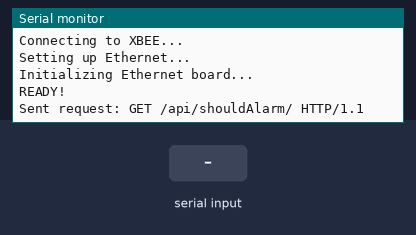
Bench run of a sketch on a simulated Arduino Uno, built with avr-gcc and run on an emulated ATmega328P. Parts: the last lines printed to the serial monitor. Inputs (shaded band) come from the test bench. WiFi joins after 1.5 s; servers stay silent unless stated; uploads are accepted with an empty reply.

Above: at 3.7 s.
3.8 s: "?\n" received over the second serial link
At 4.16 s:
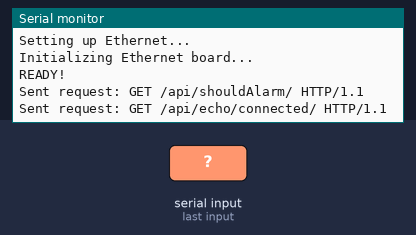
5.5 s: ">\n" received over the second serial link
At 6.3 s:
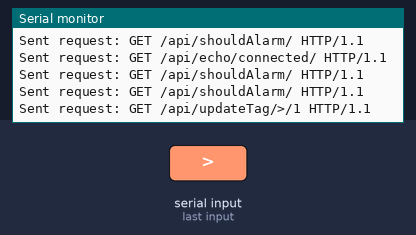
7.3 s: "1\n" received over the second serial link
At 8.0 s:
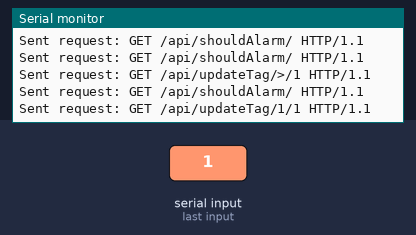

Measured:
- after the input at 3.8 s, the serial monitor: prints a new line after 0.20 s (image 1)
- after the input at 5.5 s, the serial monitor: prints a new line after 0.31 s (image 2)
- after the input at 7.3 s, the serial monitor: prints a new line after 0.20 s (image 3)

The sketch:

CentralNodeUno.ino
```cpp
#include <SPI.h>
#include <Ethernet.h>
#include <SoftwareSerial.h>

#define ALARM_FREQ 	1000	//How often an alarm check is polled (in ms)
#define TIMEOUT 	500		//Timeout for API requests (in ms)

#define URL "www.cyclesentry.xyz"
#define PORT 80

// Enter a MAC address for your controller below.
// Newer Ethernet shields have a MAC address printed on a sticker on the shield
byte mac[] = { 0xDE, 0xAD, 0xBE, 0xEF, 0xFE, 0xED };
char server[] = URL;    // name address for server (using DNS)

// Set the static IP address to use if the DHCP fails to assign
IPAddress ip(159, 203, 112, 6);	//Not sure if this is correct!

// Initialize the Ethernet client library
// with the IP address and port of the server
// that you want to connect to (port 80 is default for HTTP):
EthernetClient client;
SoftwareSerial xbeeSerial(2, 3); // RX, TX


boolean stringComplete = false;  //Whether the string is complete
String incoming = "";			 //Holds the incoming string

unsigned long lastAlarmTime;	 //Last time the alarm check was polled.

void setup() {

  // Open serial communications and wait for port to open:
  lastAlarmTime = millis();

  Serial.begin(9600);
  Serial.println("Connecting to USB...");

  Serial.println("Connecting to XBEE...");
  xbeeSerial.begin(9600);


  Serial.println("Setting up Ethernet...");
  // start the Ethernet connection:
  if (Ethernet.begin(mac) == 0) {
    Serial.println("Failed to configure Ethernet using DHCP");
    // try to congifure using IP address instead of DHCP:
    Ethernet.begin(mac, ip);
  }

  Serial.println("Initializing Ethernet board...");
  // give the Ethernet shield a second to initialize:
  delay(1000);


  Serial.println("READY!");	//Pronounced in a high-pitched Japanese voice.

}


void loop() {

  /*if (xbeeSerial.available()) {
    String foo = xbeeSerial.readString();
    Serial.println("Received string: " + foo);
    //makeRequest("GET /api/echo/" + foo, true);
  }*/

  //Check for data from xbee
  while(xbeeSerial.available() > 0){
    char next = xbeeSerial.read();
    if(next == '\n'){	//New line indiactes end of message
      stringComplete = true;
      break;
    }

    else
      incoming += next;

  }

  //Check for alarm update if enough time has passed.
  if(millis()- lastAlarmTime > ALARM_FREQ){
	  char alarmChar = makeRequest("GET /api/shouldAlarm/ HTTP/1.1", true);
	  xbeeSerial.print(alarmChar);
	  Serial.println(alarmChar);
	  lastAlarmTime = millis();
  }

  //Handle a string completion event
  if (stringComplete) {
	stringComplete = false;
	if(incoming.charAt(0)== '?'){
		char connectionChar = makeRequest("GET /api/echo/connected/ HTTP/1.1");
		if(connectionChar == 0){
			xbeeSerial.print('Y');
		}
		else
			xbeeSerial.print('N');

		incoming = "";
		return;
	}

    //Serial.println(incoming + "-END");
	//Set Location
	String locIn = "1";
	String locOut = "-1";
	String loc = "0";
	if(incoming.charAt(10) == '>')
		loc = locOut;
	else
		loc = locIn;

	makeRequest("GET /api/updateTag/" + incoming.substring(0,10)+ "/" + loc + " HTTP/1.1", true);
	//makeRequest("GET /api/echo/" + incoming.substring(0,10)+ " HTTP/1.1", true);
	//makeRequest("GET /api/echo/aaa HTTP/1.1", true);
    // clear the string:
    incoming = "";

  }

  //Get from USB
  /*if(Serial.available()){
    String foo = Serial.readString();
    String newStr = "GET /api/updateTag/" + foo;
    makeRequest(newStr, true);
    makeRequest("GET /api/echo/" + foo, true);
  }*/
}

//Makes the request without a response
char makeRequest(String req){
	return makeRequest(req, false);
}

//Returns a character as the response, if response not wanted, returns 0.
char makeRequest(String req, bool needResponse){
  //Serial.print("connecting...");

  // if you get a connection, report back via serial:
  if (client.connect(server, PORT)) {
    //Serial.print("connected. ");
    // Make a HTTP request:
    client.println(req);
    Serial.println("Sent request: " + req);


    client.println("Host: www.cyclesentry.xyz");
    client.println("Connection: close");
    client.println();
  } else {
    // if you didn't get a connection to the server:
    //Serial.println("connection failed");
  }

  char retChar = 0;
  if(needResponse)
    retChar = getResponse();
  client.stop();

  return retChar;

}

//Gets the response from the HTTP request.
char getResponse(){
	char lastChar = 0;

	unsigned long startTime = millis();
  while(client.connected()){
	if(millis() - startTime > TIMEOUT){
		Serial.println("Timeout");
		break;
	}
    if(client.available()){
      lastChar = client.read();
      //Serial.print(c);
    }

  }
  //Serial.println("disconnecting.");

  return lastChar; //Returns the last character
}
```
